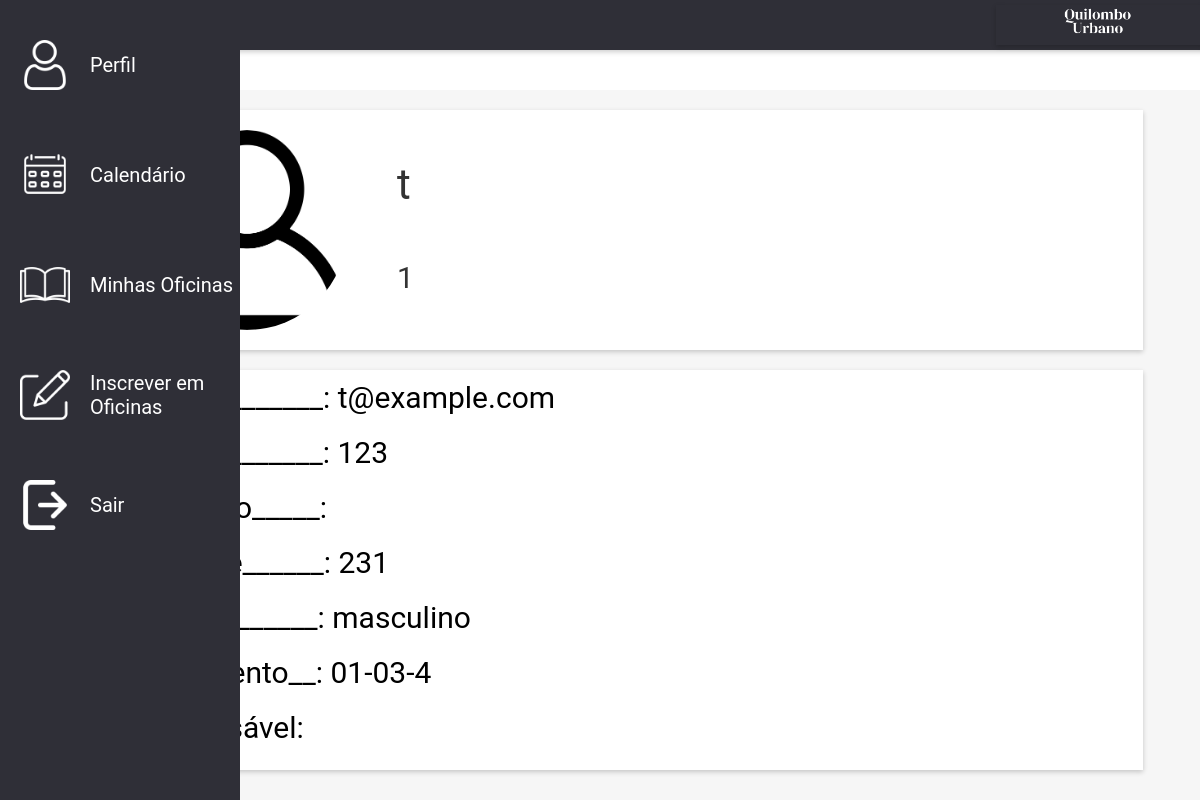
The page /user-account/1/campus/ on the database its author committed.
### user/models.py (models this page shows, shortened)
class UserStudent(models.Model):
    user = models.OneToOneField(User, on_delete=models.CASCADE, primary_key=True)
    name = models.CharField(blank=True, null=True, max_length=50)
    cpf = models.CharField(blank=True, null=True, max_length=11)
    gender = models.CharField(blank=True, null=True, max_length=250)
    email = models.CharField(blank=True, null=True, max_length=250)
    phone_number = PhoneField()
    birth_date = models.DateTimeField()
    workshops = models.ManyToManyField(Workshops)

### user/views.py (the view)
# urls.py: path('<int:id>/campus/', views.studentView, name='campus'),
def studentView(request, id):
    user = UserStudent.objects.get(user_id=id)
    info = {'user': user}
    timing = user.birth_date.strftime("%d-%m-%Y")
    info['time'] = timing
    return render(request, "pagina-aluno.html",info)

### templates/pagina-aluno.html (shortened to what this page needs)
{% load static %}
<!DOCTYPE html>
<html lang="pt-br">
<head>
</head>
<body>
    <div class="sidebar" onmouseover="expandSidebar()" onmouseout="shrinkSidebar()">
        <a href="{% url 'user:campus' user.user_id %}">
            <img id="perfil-image" src="{% static 'img/perfil.png' %}" alt="Perfil">
        </a>
        <a href="{% url 'user:calendar' user.user_id %}">
            <img id="calendario-image" src="{% static 'img/calendario.png' %}" alt="Calendário">
        </a>
        <a href="{% url 'user:lista-oficina' user.user_id %}">
            <img id="oficinas-image" src="{% static 'img/livro.png' %}" alt="Minhas Oficinas">
        </a>
        <a href="{% url 'user:inscrever-oficina' user.user_id %}">
            <img id="oficinas-image" src="{% static 'img/pen.png' %}" alt="Minhas Oficinas">
        </a>
        <a href="{% url 'user:logout' %}">
            <img id="oficinas-image" src="{% static 'img/logout.png' %}" alt="Minhas Oficinas">
        </a>
    </div>
    <div class="top-bar-container">
        <div class="top-bar">
            <a href="{% url 'pages:home' %}"><img src="{% static 'img/simbolo3.png' %}"
                    alt="Logo - Quilombo Urbano"></a>
        </div>
    </div>
    <div class="content-container">
        <div class="container" id="caixa1" style="height: 30vh;">
            <img src="{% static 'img/profile.png' %}" alt="Imagem" />
            <span id="dynamic-text">{{ user.name }}</span>
            <span id="dynamic-codigo" style="top: 150px; font-size: 30px;">{{ user.user_id }}</span>
        </div>
        <div class="container" id="caixa2" style="height: 50vh; align-items: start;;">
            <div class="titulos">
                <span id="titulo-email">Email_________: {{user.email}}</span>
                <span id="titulo-cpf">Cpf___________: {{user.cpf}}</span>
                <span id="titulo-endereco">Endereco_____: {{user.address}}</span>
                <span id="titulo-telefone">Telefone______: {{user.phone_number}}</span>
                <span id="titulo-genero">Genero_______: {{user.gender}}</span>
                <span id="titulo-nascimento">Nascimento__: {{time}}</span>
                <span id="titulo-responsavel">Responsável: {{user.responsavel}}</span>
            </div>
        </div>
    </div>
</body>
</html>

### templates/pagina-aluno.html (style rules this page uses)
body { margin: 0; padding: 0; display: flex; flex-direction: column; min-height: 100vh; }
.sidebar { position: fixed; top: 0; left: 0; width: 5%; height: 100vh; background-color: #FD8920; transition: width 0.5s, background-color 0.5s; display: flex; flex-direction: column; align-items: flex-start; z-index: 1; }
.sidebar img { width: 50px; aspect-ratio: 1/1; margin: 20px 10px; }
.sidebar a { text-decoration: none; color: white; font-size: 20px; font-family: "Roboto", sans-serif; display: flex; align-items: center; margin-left: 10px; position: relative; margin-top: 20px; }
.top-bar img { height: 50px; margin: 0 20px; }
.top-bar { height: 5vh; background-color: #2F2F37; display: flex; justify-content: space-around; align-items: center; color: white; font-size: 20px; margin: 0; box-shadow: 0 2px 5px rgba(0, 0, 0, 0.2); transition: background-color 0.5s; }
.top-bar a { text-decoration: none; color: white; margin: 0 2em; }
.container { background-color: white; margin-top: 20px; width: 90%; display: flex; flex-direction: column; align-items: center; box-shadow: 0 2px 5px rgba(0, 0, 0, 0.2); position: relative; }
.container img { position: absolute; top: 20px; left: 30px; width: 200px; height: 200px; border-radius: 50%; }
#caixa1 span { font-family: "Roboto", sans-serif; font-size: 42px; position: absolute; top: 50px; left: 280px; color: #333; }
.top-bar-container { background-color: #2F2F37; width: 100%; display: flex; justify-content: flex-end; align-items: center; color: white; font-size: 20px; padding: 5px; margin: 0; box-shadow: 0 2px 5px rgba(0, 0, 0, 0.2); transition: background-color 0.5s; }
.content-container { flex-grow: 1; background-color: #F6F6F6; display: flex; flex-direction: column; align-items: center; margin-left: 5%; margin-top: 5vh; transition: background-color 0.5s; }
.textos, .titulos { display: flex; flex-wrap: wrap; flex-direction: column; align-items: start; }
.textos span, .titulos span { box-sizing: border-box; padding: 10px; font-size: 30px; font-family: "Roboto", sans-serif; }

### rows shown on the page
UserStudent: name "t", user_id "1", email "t@example.com", cpf "123", phone_number "231", gender "masculino"

### other values the page prints
{{ time }} "01-03-4"
